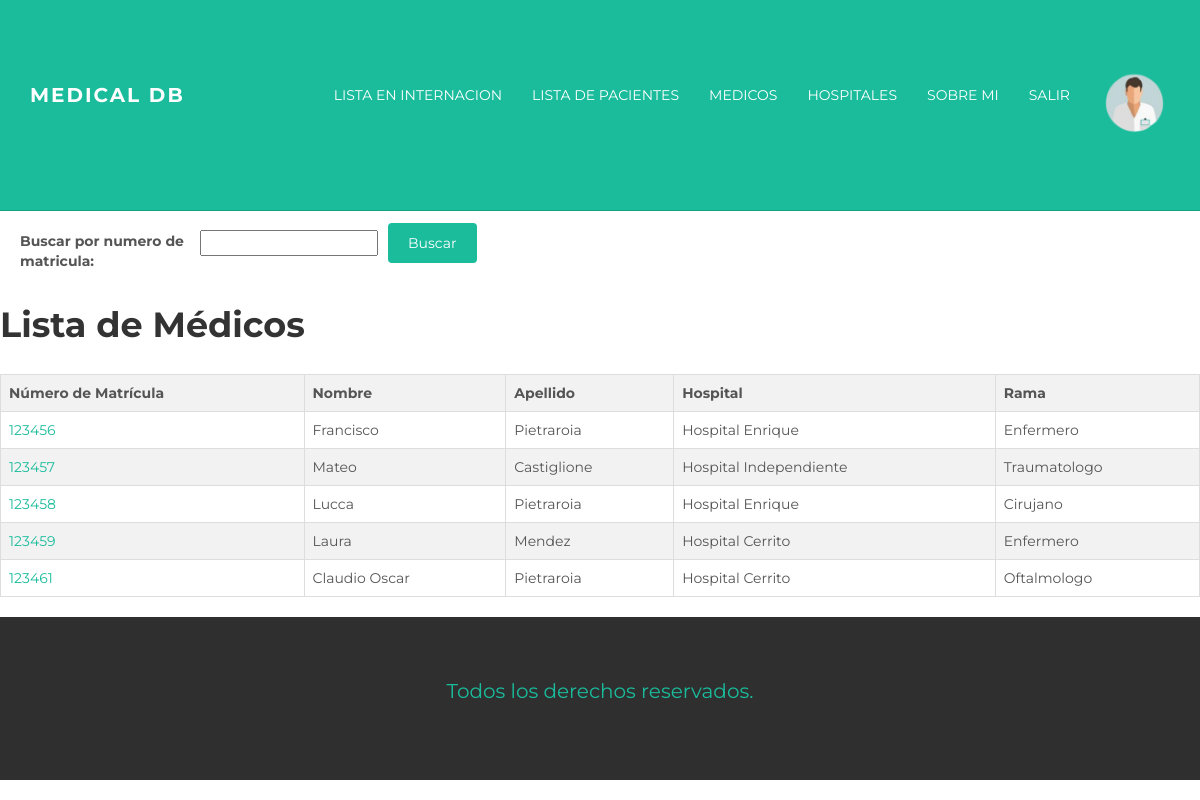
/MedicalDB/lista_medicos/ (signed in), run on the app's committed database.
### medicalapp/models.py (models this page shows, shortened)
class Avatar(models.Model):
        usuario = models.ForeignKey(User, on_delete=models.CASCADE)
        imagen = models.ImageField(upload_to= "avatares", null=True, blank=True)

class Medicos(models.Model):
    user = models.OneToOneField(User, on_delete=models.CASCADE)
    hospital = models.ForeignKey(Hospitales, on_delete=models.SET_NULL, null=True, blank=True)
    rama_choices = (
        ('Traumatologo', 'Traumatologo'),
        ('Oftalmologo', 'Oftalmologo'),
        ('Enfermero', 'Enfermero'),
        ('Cirujano', 'Cirujano'),
    )
    rama = models.CharField(max_length=20, choices=rama_choices)
    numero_matricula = models.AutoField(primary_key=True)

class Hospitales(models.Model):
        id = models.IntegerField(primary_key=True)
        nombre = models.CharField(max_length=60)
        direccion = models.CharField(max_length=60)
        localidad = models.CharField(max_length=60)

### medicalapp/views.py (the view)
# urls.py: path('lista_medicos/', lista_medicos, name="ListaMedicos"),
@login_required
def lista_medicos(request):
    usuarios_sin_perfil = User.objects.filter(medicos__isnull=True)
    for usuario in usuarios_sin_perfil:
        medico = Medicos(user=usuario)
        medico.save()
    medicos = Medicos.objects.all()
    if 'buscar_medico' in request.GET:
        form_doc = BusquedaDoc(request.GET)
        if form_doc.is_valid():
            doc = form_doc.cleaned_data['doc']
            medicos = Medicos.objects.filter(numero_matricula=doc)
    else:
        form_doc = BusquedaDoc()
    return render(request, 'medicalapp/funciones/listaMedicos.html', {'form_doc':form_doc , 'medicos': medicos})

### medicalapp/forms.py
class BusquedaDoc(forms.Form):
    doc = forms.CharField(label= "Buscar por numero de matricula: ")

### medicalapp/templates/medicalapp/funciones/listaMedicos.html (shortened to what this page needs)
{% extends "medicalapp/padre.html" %}
{% block top %}
<form class="busqueda-form" method="get">
    <label class="busqueda-label" for="{{ form_doc.doc.id }}">{{ form_doc.doc.label }}</label>
    {{ form_doc.doc }}
    <button class="busqueda-button" type="submit" name="buscar_medico">Buscar</button>
</form>
<body>
    <h1>Lista de Médicos</h1>
  <table>
    <thead>
      <tr>
        <th>Número de Matrícula</th>
        <th>Nombre</th>
        <th>Apellido</th>
        <th>Hospital</th>
        <th>Rama</th>
      </tr>
    </thead>
    <tbody>
      {% for medico in medicos %}
        <tr>
          <td><a href="{% url 'EditarMedico' medico.numero_matricula %}">{{ medico.numero_matricula }}</a></td>
          <td>{{ medico.user.first_name }}</td>
          <td>{{ medico.user.last_name }}</td>
          <td>{{ medico.hospital.nombre }}</td>
          <td>{{ medico.rama }}</td>
        </tr>
      {% endfor %}
    </tbody>
  </table>
</body>
{% endblock %}
{% block foot %}
<p style = "font-size: 20px;
color: #1ABC9C;
text-align: center;
margin-top: 10px;"> Todos los derechos reservados. </p>
{% endblock %}

### medicalapp/templates/medicalapp/padre.html (shortened to what this page needs)
<!DOCTYPE html>
<html lang="en">
  <head>
	{% load static %}
    <link href="{% static 'medicalapp/assets/css/bootstrap.css' %}" rel="stylesheet">
    <link href="{% static 'medicalapp/assets/css/main.css' %}" rel="stylesheet">
  </head>
  <body>
    <div class="navbar navbar-inverse navbar-static-top">
      <div class="container">
        <div class="navbar-header">
          <a class="navbar-brand" href="{% url 'Inicio' %}">Medical DB</a>
        </div>
        <div class="navbar-collapse collapse">
          <ul class="nav navbar-nav navbar-right">
			{% if request.user.is_authenticated %}
				{% with user.avatar_set.first as userAvatar %}
				{% if userAvatar %}
				<a href="{% url 'EditarUsuario' %}"><img src="{{userAvatar.imagen.url}}" alt="" style="max-width: 100px;"></a>
				{% endif %}
				{% endwith %}
				<li><a href="{% url 'ListaInternados' %}">Lista en Internacion</a></li>
				<li><a href="{% url 'ListaPacientes' %}">Lista de Pacientes</a></li>
				<li><a href="{% url 'ListaMedicos' %}">Medicos</a></li>
				<li><a href="{% url 'ListaHospitales' %}">Hospitales</a></li>
				<li><a href="{% url 'SobreMi' %}">Sobre mi</a></li>
				<li><a href="{% url 'Logout' %}">Salir</a></li>
			{% else %}
			<li><a href="{% url 'Login' %}">Ingresar</a></li>
            <li><a href="{% url 'Registrarse' %}">Registrarse</a></li>
			{% endif %}
          </ul>
        </div>
      </div>
    </div>
	{% block top %}{% endblock %}
	<div id="footer">
		{% block foot %}
		{% endblock %}
	</div>
  </body>
</html>

### medicalapp/static/medicalapp/assets/css/main.css (style rules this page uses)
body { background-color: #ffffff; font-family: 'Montserrat', sans-serif; font-weight: 400; font-size: 14px; color: #555; -webkit-font-smoothing: antialiased; -webkit-overflow-scrolling: touch; }
h1, h2, h3, h4, h5, h6 { font-family: 'Montserrat', sans-serif; font-weight: 700; color: #333; }
h1 { font-size: 35px; margin-top: 30px; margin-bottom: 30px; }
p { line-height: 28px; margin-bottom: 25px; font-size: 16px; }
a { color: #1abc9c; word-wrap: break-word; -webkit-transition: color 0.1s ease-in, background 0.1s ease-in; -moz-transition: color 0.1s ease-in, background 0.1s ease-in; -ms-transition: color 0.1s ease-in, background 0.1s ease-in; -o-transition: color 0.1s ease-in, background 0.1s ease-in; transition: color 0.1s ease-in, background 0.1s ease-in; }
a:before, a:after { -webkit-transition: color 0.1s ease-in, background 0.1s ease-in; -moz-transition: color 0.1s ease-in, background 0.1s ease-in; -ms-transition: color 0.1s ease-in, background 0.1s ease-in; -o-transition: color 0.1s ease-in, background 0.1s ease-in; transition: color 0.1s ease-in, background 0.1s ease-in; }
.navbar { text-transform: uppercase; margin-bottom: 0px; }
.navbar-inverse { padding-bottom: 70px; padding-top: 70px; }
.navbar-inverse { background-color: #1abc9c; border-color: #16a085; }
.navbar-inverse .navbar-nav > li > a { color: white; }
.navbar-brand { font-weight: 700; font-size: 20px; letter-spacing: 2px; }
.navbar-inverse .navbar-brand { color: white; }
#footer { background-color: #2f2f2f; padding-top: 50px; padding-bottom: 50px; }
#footer p { color: white; }

### medicalapp/templates/medicalapp/funciones/listaMedicos.html (style rules this page uses)
.busqueda-form { display: flex; align-items: center; }
.busqueda-label { display: flex; width: 180px; margin-top: 20px; margin-left: 20px; }
.busqueda-button { padding: 10px 20px; background-color: #1ABC9C; color: #fff; border: none; border-radius: 4px; cursor: pointer; margin-left: 10px; }
table { border-collapse: collapse; width: 100%; margin-bottom: 20px; }
th, td { border: 1px solid #ddd; text-align: left; padding: 8px; }
th { background-color: #f2f2f2; }
tr:nth-child(even) { background-color: #f2f2f2; }

### data on the page
Avatar: imagen (picture)
Medicos: numero_matricula "123456", user.first_name "Francisco", user.last_name "Pietraroia", hospital.nombre "Hospital Enrique", rama "Enfermero"
Medicos: numero_matricula "123457", user.first_name "Mateo", user.last_name "Castiglione", hospital.nombre "Hospital Independiente", rama "Traumatologo"
Medicos: numero_matricula "123458", user.first_name "Lucca", user.last_name "Pietraroia", hospital.nombre "Hospital Enrique", rama "Cirujano"
Medicos: numero_matricula "123459", user.first_name "Laura", user.last_name "Mendez", hospital.nombre "Hospital Cerrito", rama "Enfermero"
Medicos: numero_matricula "123461", user.first_name "Claudio Oscar", user.last_name "Pietraroia", hospital.nombre "Hospital Cerrito", rama "Oftalmologo"
